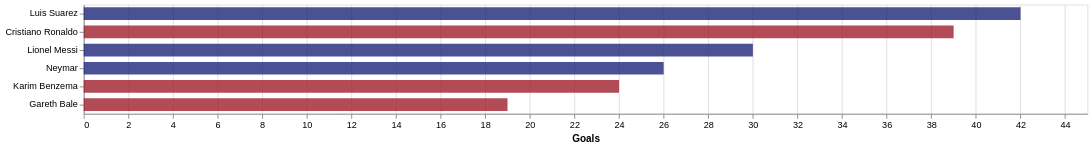

Source (Vega-Lite JSON):
### Vega specification from a JSON file in a GitHub repository (floating-point values rounded to 4 significant figures; data arrays with more than 128 entries replaced by an {"elided": "..."} marker saying what was removed)
{"$schema": "https://vega.github.io/schema/vega/v5.json", "autosize": {"type": "fit-x", "contains": "padding"}, "background": "white", "padding": 5, "style": "cell", "data": [{"name": "selector002_store", "values": [{"unit": "", "fields": [{"type": "E", "field": "Team"}], "values": ["FC Barcelona"]}]}, {"name": "selector003_store", "values": [{"unit": "", "fields": [{"type": "E", "field": "Team"}], "values": ["Real Madrid CF"]}]}, {"name": "selector001_store", "values": [{"unit": "", "fields": [{"type": "E", "field": "season"}], "values": ["2015/2016"]}]}, {"name": "data-85591f7fc181164b58d5b48ff90520dd", "values": {"elided": "480 records"}}, {"name": "data_0", "source": "data-85591f7fc181164b58d5b48ff90520dd", "transform": [{"type": "filter", "expr": "!(length(data(\"selector002_store\")) || length(data(\"selector003_store\")) || length(data(\"selector001_store\"))) || (((vlSelectionTest(\"selector002_store\", datum)) || (vlSelectionTest(\"selector003_store\", datum))) && (vlSelectionTest(\"selector001_store\", datum)))"}, {"type": "formula", "expr": "datum.Team == selector002.Team ? datum.Team : '' + datum.Team", "as": "color"}]}, {"name": "data_1", "source": "data_0", "transform": [{"type": "stack", "groupby": ["player_name"], "field": "n", "sort": {"field": ["color"], "order": ["descending"]}, "as": ["n_start", "n_end"], "offset": "zero"}, {"type": "filter", "expr": "isValid(datum[\"n\"]) && isFinite(+datum[\"n\"])"}]}], "signals": [{"name": "width", "init": "isFinite(containerSize()[0]) ? containerSize()[0] : 400", "on": [{"update": "isFinite(containerSize()[0]) ? containerSize()[0] : 400", "events": "window:resize"}]}, {"name": "y_step", "value": 20}, {"name": "height", "update": "bandspace(domain('y').length, 0.1, 0.05) * y_step"}, {"name": "unit", "value": {}, "on": [{"events": "mousemove", "update": "isTuple(group()) ? group() : unit"}]}, {"name": "selector001_season", "init": "\"2015/2016\"", "bind": {"input": "select", "options": ["2008/2009", "2009/2010", "2010/2011", "2011/2012", "2012/2013", "2013/2014", "2014/2015", "2015/2016"], "name": "Season"}}, {"name": "selector003_Team", "init": "\"Real Madrid CF\"", "bind": {"input": "select", "options": ["Valencia CF", "RCD Mallorca", "CA Osasuna", "Villarreal CF", "RC Deportivo de La Coruña", "Real Madrid CF", "CD Numancia", "FC Barcelona", "Racing Santander", "Sevilla FC", "Real Sporting de Gijón", "Getafe CF", "Real Betis Balompié", "RC Recreativo", "RCD Espanyol", "Real Valladolid", "Athletic Club de Bilbao", "UD Almería", "Atlético Madrid", "Málaga CF", "Xerez Club Deportivo", "Real Zaragoza", "CD Tenerife", "Hércules Club de Fútbol", "Levante UD", "Real Sociedad", "Granada CF", "Rayo Vallecano", "RC Celta de Vigo", "Elche CF", "SD Eibar", "Córdoba CF", "UD Las Palmas"], "name": "Team B"}}, {"name": "selector002_Team", "init": "\"FC Barcelona\"", "bind": {"input": "select", "options": ["Valencia CF", "RCD Mallorca", "CA Osasuna", "Villarreal CF", "RC Deportivo de La Coruña", "Real Madrid CF", "CD Numancia", "FC Barcelona", "Racing Santander", "Sevilla FC", "Real Sporting de Gijón", "Getafe CF", "Real Betis Balompié", "RC Recreativo", "RCD Espanyol", "Real Valladolid", "Athletic Club de Bilbao", "UD Almería", "Atlético Madrid", "Málaga CF", "Xerez Club Deportivo", "Real Zaragoza", "CD Tenerife", "Hércules Club de Fútbol", "Levante UD", "Real Sociedad", "Granada CF", "Rayo Vallecano", "RC Celta de Vigo", "Elche CF", "SD Eibar", "Córdoba CF", "UD Las Palmas"], "name": "Team A"}}, {"name": "selector002", "update": "vlSelectionResolve(\"selector002_store\", \"union\")"}, {"name": "selector003", "update": "vlSelectionResolve(\"selector003_store\", \"union\")"}, {"name": "selector001", "update": "vlSelectionResolve(\"selector001_store\", \"union\")"}, {"name": "selector002_tuple", "update": "selector002_Team !== null ? {fields: selector002_tuple_fields, values: [selector002_Team]} : null"}, {"name": "selector002_tuple_fields", "value": [{"type": "E", "field": "Team"}]}, {"name": "selector002_modify", "on": [{"events": {"signal": "selector002_tuple"}, "update": "modify(\"selector002_store\", selector002_tuple, true)"}]}, {"name": "selector003_tuple", "update": "selector003_Team !== null ? {fields: selector003_tuple_fields, values: [selector003_Team]} : null"}, {"name": "selector003_tuple_fields", "value": [{"type": "E", "field": "Team"}]}, {"name": "selector003_modify", "on": [{"events": {"signal": "selector003_tuple"}, "update": "modify(\"selector003_store\", selector003_tuple, true)"}]}, {"name": "selector001_tuple", "update": "selector001_season !== null ? {fields: selector001_tuple_fields, values: [selector001_season]} : null"}, {"name": "selector001_tuple_fields", "value": [{"type": "E", "field": "season"}]}, {"name": "selector001_modify", "on": [{"events": {"signal": "selector001_tuple"}, "update": "modify(\"selector001_store\", selector001_tuple, true)"}]}], "marks": [{"name": "marks", "type": "rect", "style": ["bar"], "interactive": true, "from": {"data": "data_1"}, "encode": {"update": {"opacity": {"value": 0.8}, "fill": {"scale": "color", "field": "color"}, "tooltip": {"signal": "{\"n\": format(datum[\"n\"], \"\")}"}, "x": {"scale": "x", "field": "n_end"}, "x2": {"scale": "x", "field": "n_start"}, "yc": {"scale": "y", "field": "player_name", "band": 0.5}, "height": {"value": 14}}}}], "scales": [{"name": "x", "type": "linear", "domain": {"data": "data_1", "fields": ["n_start", "n_end"]}, "range": [0, {"signal": "width"}], "nice": true, "zero": true}, {"name": "y", "type": "band", "domain": {"data": "data_0", "field": "player_name", "sort": {"op": "sum", "field": "n", "order": "descending"}}, "range": {"step": {"signal": "y_step"}}, "paddingInner": 0.1, "paddingOuter": 0.05}, {"name": "color", "type": "ordinal", "domain": {"data": "data_1", "field": "color", "sort": true}, "range": ["#1D2778", "#A11F2E"]}], "axes": [{"scale": "x", "orient": "bottom", "gridScale": "y", "grid": true, "tickCount": {"signal": "ceil(width/40)"}, "domain": false, "labels": false, "maxExtent": 0, "minExtent": 0, "ticks": false, "zindex": 0}, {"scale": "x", "orient": "bottom", "grid": false, "title": "Goals", "labelFlush": true, "labelOverlap": true, "tickCount": {"signal": "ceil(width/40)"}, "zindex": 0}, {"scale": "y", "orient": "left", "grid": false, "zindex": 0}]}
